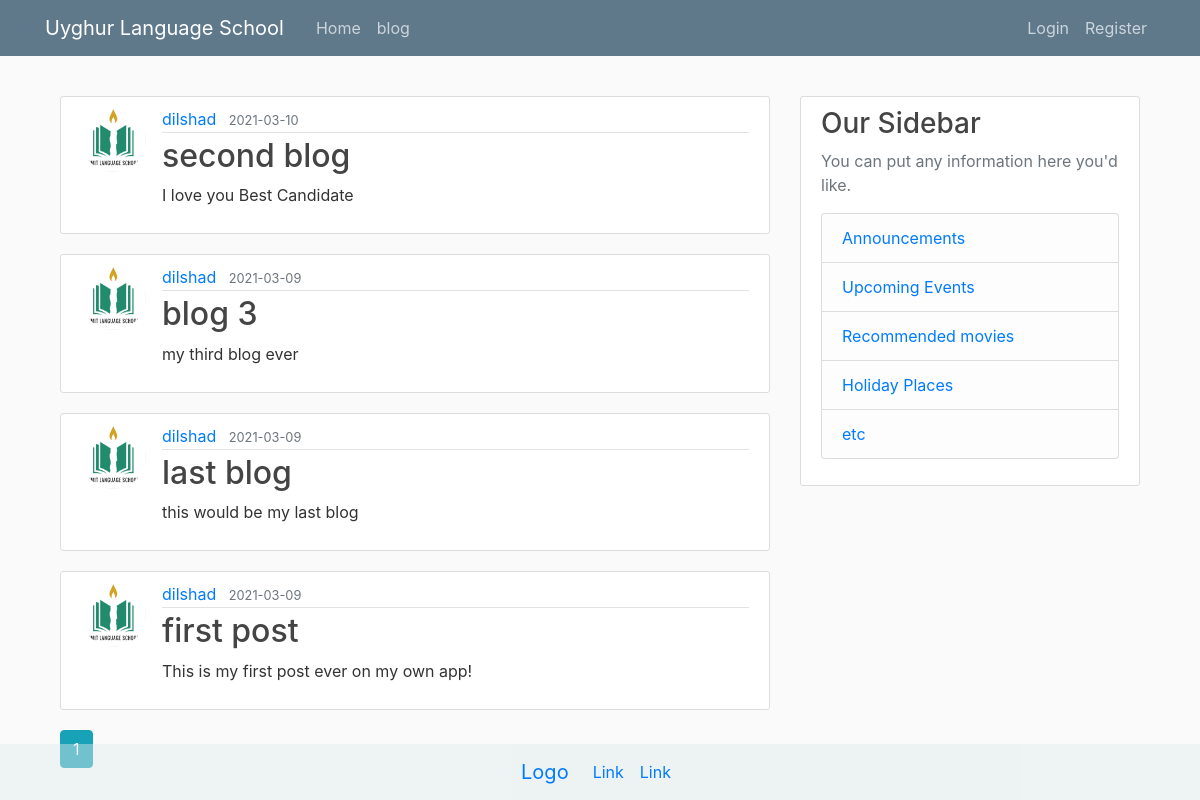
The app's page /blog, older data.
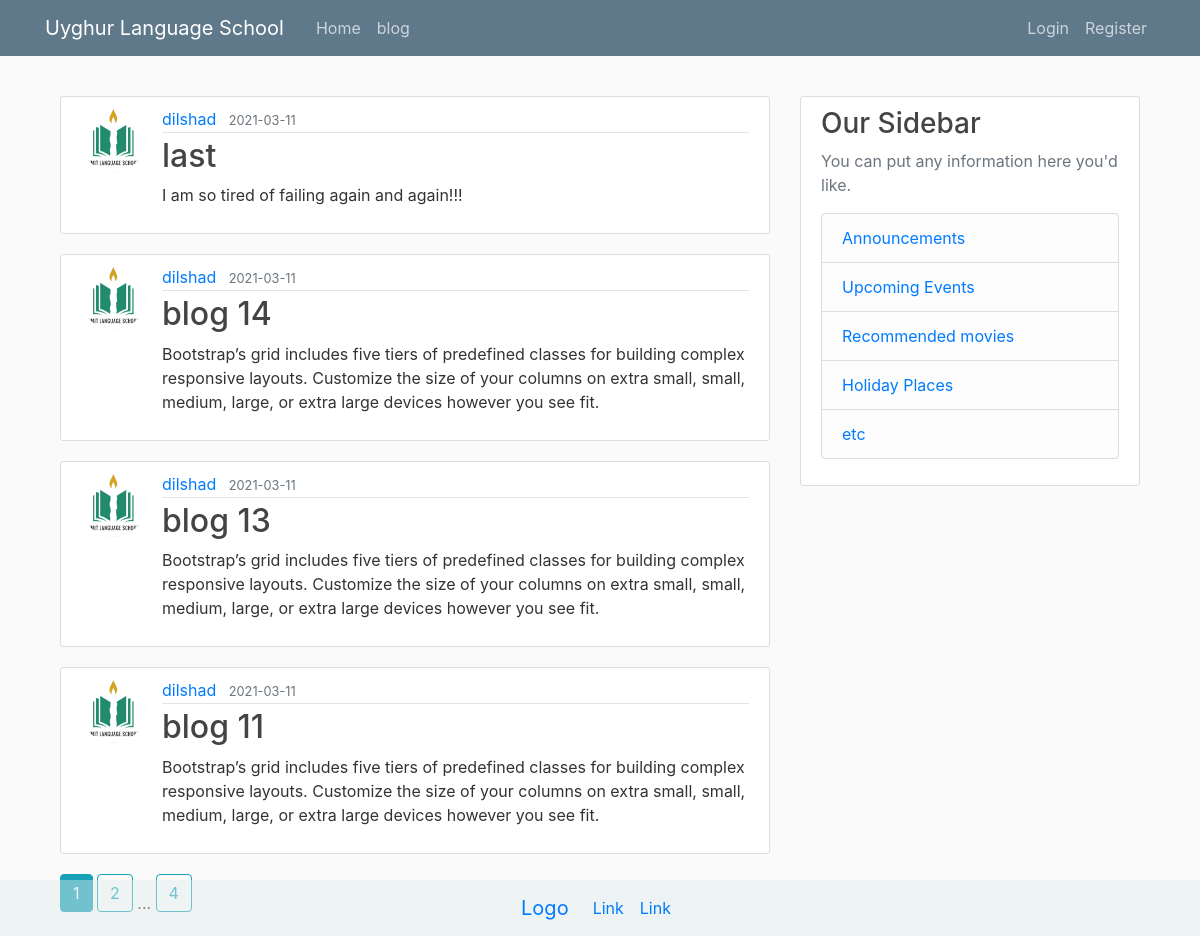
The same page, newer data.
### school_app/models.py (models this page shows, shortened)
class Post(db.Model):
    id = db.Column(db.Integer, primary_key=True)
    title = db.Column(db.String(1000), nullable=False)
    date_posted = db.Column(db.DateTime, nullable=False, default=datetime.utcnow)
    content = db.Column(db.Text, nullable=False)
    user_id = db.Column(db.Integer, db.ForeignKey('user.id'), nullable=False)

class User(db.Model, UserMixin):
    id = db.Column(db.Integer, primary_key=True)
    username = db.Column(db.String(20), unique=True, nullable=False)
    email = db.Column(db.String(120), unique=True, nullable=False)
    image_file = db.Column(db.String(20), nullable=False, default='default.jpg')
    password = db.Column(db.String(60), nullable=False)
    posts = db.relationship('Post', backref='author', lazy=True)

### school_app/main/routes.py (the view)
@main.route('/blog')
def blog():
    page = request.args.get('page', 1, type=int)
    posts = Post.query.order_by(Post.date_posted.desc()).paginate(page=page, per_page=4)
    return render_template('blog.html', title='Blog', posts=posts)

### school_app/templates/blog.html
{% extends "layout.html" %}
{% block content %}
<main role="main" class="container pt-3">
    <div class="row">
        <div class="col-md-8">
            {% for post in posts.items %}
                <article class="media content-section">
                    <img class="rounded-circle article-img" src="{{ url_for('static', filename='profile_pics/' + post.author.image_file) }}">
                    <div class="media-body">
                        <div class="article-metadata">
                            <a class="mr-2" href="{{ url_for('users.user_posts', username=post.author.username) }}">{{ post.author.username }}</a>
                            <small class="text-muted">{{ post.date_posted.strftime('%Y-%m-%d') }}</small>
                        </div>
                        <h2><a class="article-title" href="{{ url_for('posts.post', post_id=post.id) }}">{{ post.title }}</a></h2>
                        <p class="article-content">{{ post.content }}</p>
                    </div>
                </article>
            {% endfor %}
            {% for page_num in posts.iter_pages(left_edge=1, right_edge=1, left_current=1, right_current=2) %}
                {% if page_num %}
                    {% if posts.page == page_num %}
                        <a class="btn btn-info mb-4" href="{{ url_for('main.blog', page=page_num) }}">{{ page_num }}</a>
                    {% else %}
                        <a class="btn btn-outline-info mb-4" href="{{ url_for('main.blog', page=page_num) }}">{{ page_num }}</a>
                    {% endif %}
                {% else %}
                    ...
                {% endif %}
            {% endfor %}
        </div>
        <div class="col-md-4">
            <div class="content-section">
                <h3>Our Sidebar</h3>
                <p class='text-muted'>You can put any information here you'd like.
                    <ul class="list-group">
                        <li class="list-group-item list-group-item-light"><a href="#">Announcements</a></li>
                        <li class="list-group-item list-group-item-light"><a href="#">Upcoming Events</a></li>
                        <li class="list-group-item list-group-item-light"><a href="#">Recommended movies</a></li>
                        <li class="list-group-item list-group-item-light"><a href="#">Holiday Places</a></li>
                        <li class="list-group-item list-group-item-light"><a href="#">etc</a></li>
                    </ul>
                </p>
            </div>
        </div>
{% endblock content %}

Row changes from the older to the newer data that the page shows:
no longer on this page (row unchanged): Post: image_file (picture), author.username "dilshad", date_posted "2021-03-10", title "second blog", content "I love you Best Candidate"
no longer on this page (row unchanged): Post: image_file (picture), author.username "dilshad", date_posted "2021-03-09", title "blog 3", content "my third blog ever"
no longer on this page (row unchanged): Post: image_file (picture), author.username "dilshad", date_posted "2021-03-09", title "last blog", content "this would be my last blog"
no longer on this page (row unchanged): Post: image_file (picture), author.username "dilshad", date_posted "2021-03-09", title "first post", content "This is my first post ever on my own app!"
added Post: image_file (picture), author.username "dilshad", date_posted "2021-03-11", title "last", content "I am so tired of failing again and again!!!"
added Post: image_file (picture), author.username "dilshad", date_posted "2021-03-11", title "blog 14", content "Bootstrap’s grid includes five tiers of predefined classes for building complex responsive layouts. Customize the size of your columns on extra small, small, medium, large, or extra large devices however you see fit."
added Post: image_file (picture), author.username "dilshad", date_posted "2021-03-11", title "blog 13", content "Bootstrap’s grid includes five tiers of predefined classes for building complex responsive layouts. Customize the size of your columns on extra small, small, medium, large, or extra large devices however you see fit."
added Post: image_file (picture), author.username "dilshad", date_posted "2021-03-11", title "blog 11", content "Bootstrap’s grid includes five tiers of predefined classes for building complex responsive layouts. Customize the size of your columns on extra small, small, medium, large, or extra large devices however you see fit."
Text that changed along with them:
new list line: "2"
new list line: "4"
